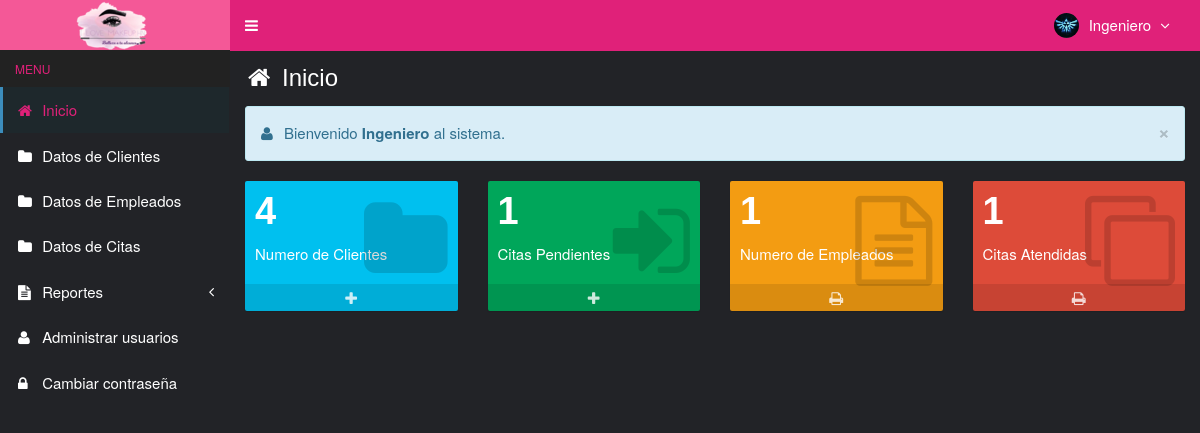
/main.php?module=start (signed in), run on the app's committed database.
### tables this page shows
CREATE TABLE `usuarios` (
  `id_user` int(3) NOT NULL,
  `username` varchar(50) NOT NULL,
  `name_user` varchar(50) NOT NULL,
  `password` varchar(50) NOT NULL,
  `email` varchar(50) DEFAULT NULL,
  `telefono` varchar(13) DEFAULT NULL,
  `foto` varchar(100) DEFAULT NULL,
  `permisos_acceso` enum('Super Usuario','Asistente') NOT NULL,
  `status` enum('activo','bloqueado') NOT NULL DEFAULT 'activo',
  `created_at` timestamp NOT NULL DEFAULT CURRENT_TIMESTAMP,
  `updated_at` timestamp NOT NULL DEFAULT CURRENT_TIMESTAMP ON UPDATE CURRENT_TIMESTAMP
);

### top-menu.php (the view, shortened to what this page needs)
<?php
require_once "config/database.php";
$query = mysqli_query($mysqli, "SELECT id_user, name_user, foto, permisos_acceso FROM usuarios WHERE id_user='$_SESSION[id_user]'")
                                or die('error: '.mysqli_error($mysqli));
$data = mysqli_fetch_assoc($query);
?>
<li class="dropdown user user-menu">
  <a href="#" class="dropdown-toggle" data-toggle="dropdown">
  <?php
  if ($data['foto']=="") { ?>
    <img src="images/user/user-default.png" class="user-image" alt="User Image"/>
  <?php
  }
  else { ?>
    <img src="images/user/<?php echo $data['foto']; ?>" class="user-image" alt="User Image"/>
  <?php
  }
  ?>
    <span class="hidden-xs"><?php echo $data['name_user']; ?> <i style="margin-left:5px" class="fa fa-angle-down"></i></span>
  </a>
</li>

### assets/css/style.css (style rules this page uses)
body { background-color: #fff; color: black; font-size: 15px; line-height: 1.42857; }

### data on the page
usuarios: foto (picture), name_user "Ingeniero"

### other printed values
$_SESSION['name_user'] "Ingeniero"
$data['numero'] "4"
$data['numero'] "1"
